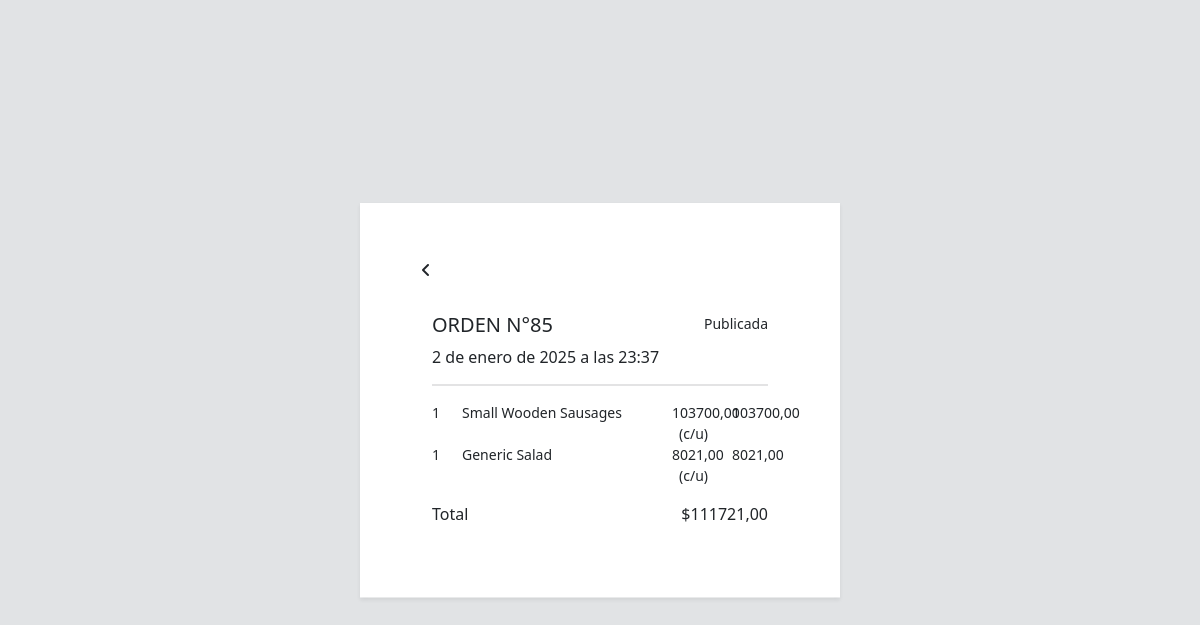
Page /order?order=85 on the committed database.
### inventory/models.py (models this page shows, shortened)
class SaleOrder(models.Model):
    options = [
        (1, "Borrador"),
        (2, "Publicada"),
        (3, "Eliminada")
    ]
    date = models.DateTimeField(default=timezone.now)
    customer = models.ForeignKey(Customer, on_delete=models.SET_NULL, null=True)
    status = models.IntegerField(choices=options, default=1)
    registered = models.BooleanField(default=False)

class OrderItem(models.Model):
    order = models.ForeignKey(SaleOrder, on_delete=models.CASCADE)
    product = models.ForeignKey(Product, on_delete=models.SET_NULL, null=True)
    quantity = models.PositiveIntegerField()
    price = models.DecimalField(max_digits=10, decimal_places=2)
    buy_price = models.IntegerField(default=0) #Consulta el precio actual de compra del producto

class Product(models.Model):
    name = models.CharField(max_length=128)
    price = models.FloatField(default=0.0)
    sell_price = models.FloatField(default=0.0)
    stock = models.IntegerField(default=0)
    description = models.TextField(null=True, default=None)
    vendor = models.ForeignKey(Vendor, on_delete=models.SET_NULL, null=True)
    category = models.ForeignKey(Category, on_delete=models.SET_NULL, null=True)
    bar_code = models.CharField(max_length=20, default=0)

### inventory/views.py (the view)
# urls.py: path('order', views.orderView, name='orderView'),
def orderView(request):
    if request.method == 'GET' and request.GET.get('order'):
        order_id = request.GET.get('order')
        order = SaleOrder.objects.get(id=order_id)
        order_items = OrderItem.objects.filter(order=order)
        total = 0
        if order_items:
            for item in order_items:
                actual_price = item.price * item.quantity
                total += actual_price
            for item in order_items:
                item.total_price = item.price * item.quantity
        return render(request, "orderView.html", {"order": order, "order_items": order_items, "total": total})
    else:
        return redirect('/pos')

### inventory/templates/orderView.html (shortened to what this page needs)
<!DOCTYPE html>
<html lang="en">
    <head>
        {% load static %}
        <link rel="stylesheet" href="{% static 'css/bootstrap.min.css' %}">
        <link rel="stylesheet" href="{% static 'css/main.css' %}">
        <link rel="stylesheet" href="{% static 'css/simple-line-icons.css' %}">
        <link rel="stylesheet" href="{% static 'css/font-awesome.css' %}">
        <link rel="stylesheet" href="{% static 'css/styles.css' %}">
        <link rel="stylesheet" href="{% static 'css/dataTables.bootstrap4.css' %}">
        <link rel="stylesheet" href="{% static 'css/font-awesome/css/all.css' %}">
    </head>
<body class="bg-secondary" style="--bs-bg-opacity: .20;">
    <div class="container-fluid" style="height: 100vh; width: 100vw; overflow: hidden;">
        <div class="modal-content position-absolute top-50 start-50 translate-middle shadow-sm p-5" style="width: 40vw; background-color: white; max-height: 80vh; overflow-y:auto;">
            <div class="modal-body ">
                <div class="text-right"><a href="/pos?page=1" class="btn"><i class="fas fa-angle-left" data-dismiss="modal"></i></a> </div>
                <div class="px-4 py-4">
                    <div class="row mb-2">
                        <div class="col-6"><h5 class="text-uppercase">Orden N°{{order.id}}</h5></div>
                        <div class="col-6 d-flex justify-content-end"><small>{{order.get_status_display}}</small></div>
                        <div class="col-12"><span class="theme-color">{{order.date}}</span></div>
                    </div>
                <div class="mb-3">
                    <hr class="new1">
                </div>
                {% for item in order_items %}
                    <div class="d-flex justify-content-between row">
                        <small class="col-1">{{item.quantity}}</small>
                        <small class="col-7">{{item.product.name}}</small>
                        <small class="col-2 text-end">{{item.price}} (c/u)</small>
                        <small class="col-2 text-end">{{item.total_price}}</small>
                    </div>
                {% endfor %}
                <div class="d-flex justify-content-between mt-3">
                    <span class="font-weight-bold text-end">Total</span>
                    <span class="font-weight-bold theme-color">${{total}}</span>
                </div>
                </div>
            </div>
        </div>
    </div>
</body>
</html>

### inventory/static/css/styles.css (style rules this page uses)
html { position: relative; min-height: 100%; }
body { height: 100%; }
:root { --input-padding-x: 0.75rem; --input-padding-y: 0.75rem; }

### rows in the picture
SaleOrder: id "85", status "Publicada", date "2 de enero de 2025 a las 23:37"
OrderItem: quantity "1", product.name "Small Wooden Sausages", price "103700,00", total_price "103700,00"
OrderItem: quantity "1", product.name "Generic Salad", price "8021,00", total_price "8021,00"

### other values in the picture
{{ total }} "111721,00"
